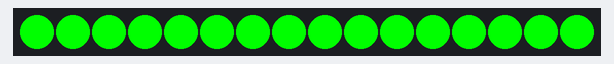
This program was run on a simulated MicroPython board. Shown: 16 RGB LEDs in strip order, left to right.

Above: at 0.1 s.
At 8.1 s:
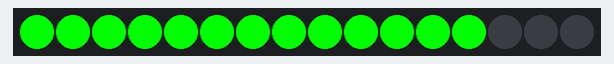
At 19.1 s:
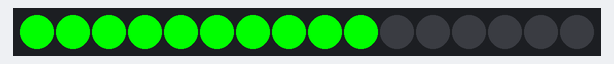
At 27.1 s:
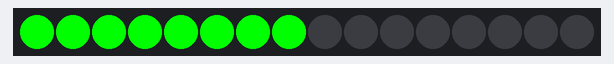
At 38.1 s:
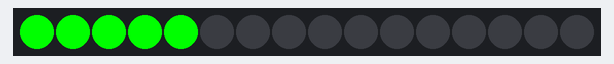

The program:

neopixel_pomodoro.py
```python
import neopixel
from machine import Pin
from time import sleep

pixPin = 0
pixSize = 16
pix = neopixel.NeoPixel(Pin(pixPin), pixSize)

# Colors
red = (255, 0, 0)
green = (0, 255, 0)
off = (0, 0, 0)

POMODORO_MINUTES = 1
SECONDS_PER_MINUTE = 60
total_seconds = POMODORO_MINUTES * SECONDS_PER_MINUTE
seconds_per_pixel = total_seconds / pixSize

def set_progress(remaining_seconds):
    # Calculate how many LEDs should be lit
    active_pixels = int((remaining_seconds / total_seconds) * pixSize)

    # Turn off all pixels first
    for i in range(pixSize):
        pix[i] = off

    # Light up the remaining time pixels in green
    for i in range(active_pixels):
        pix[i] = green

    pix.write()

# Main timer loop
remaining_seconds = total_seconds

while remaining_seconds > 0:
    set_progress(remaining_seconds)
    sleep(1)
    remaining_seconds -= 1

# Timer finished - flash red
for _ in range(5):
    for i in range(pixSize):
        pix[i] = red
    pix.write()
    sleep(0.5)
    for i in range(pixSize):
        pix[i] = off
    pix.write()
    sleep(0.5)
```
